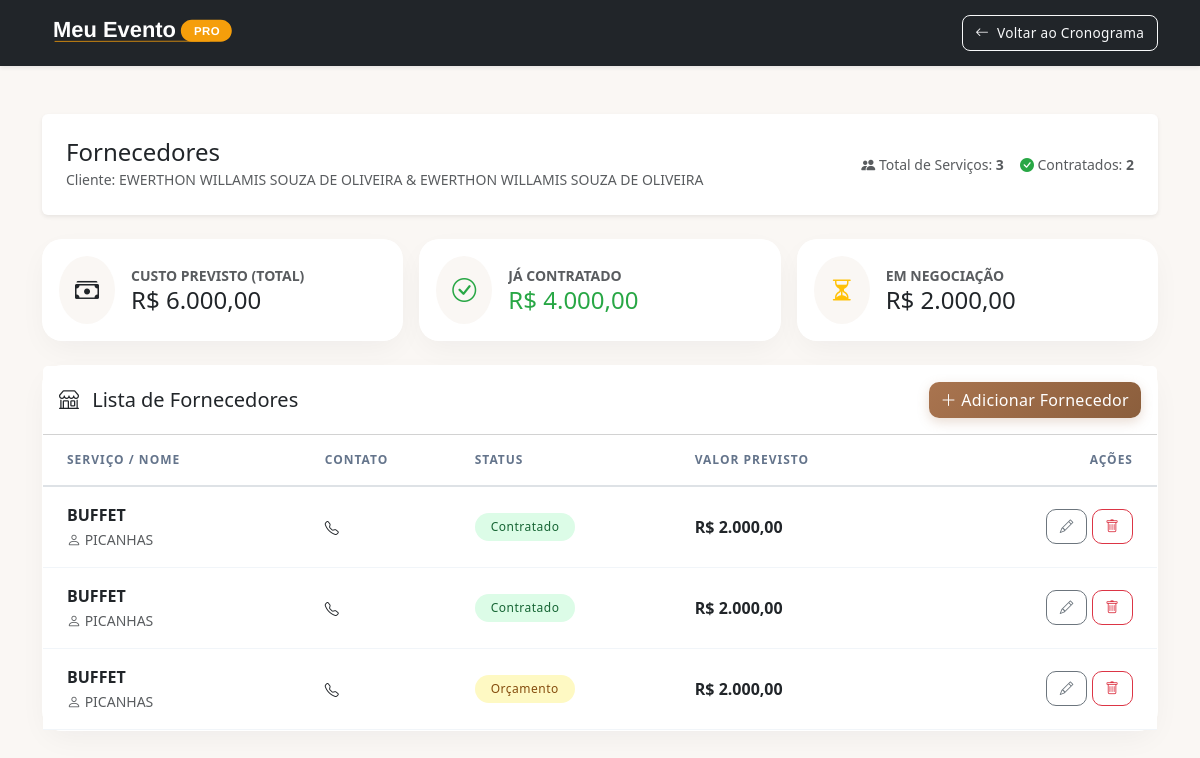
/fornecedores_evento.php?id=5 (signed in), run on the app's committed database.
### tables this page shows
CREATE TABLE `eventos` (
  `id` int(11) NOT NULL,
  `cliente_id` int(11) NOT NULL,
  `data_evento` date NOT NULL,
  `hora_evento` time DEFAULT NULL,
  `tipo_ceremonia` enum('Igreja','Salão') NOT NULL,
  `local_ceremonia` varchar(255) NOT NULL,
  `tem_recepcao` tinyint(1) DEFAULT 0,
  `local_recepcao` varchar(255) DEFAULT NULL,
  `tipo_assessoria` enum('Básica','Completa') NOT NULL,
  `local_cerimonia` varchar(255) DEFAULT NULL,
  `tem_festa` tinyint(1) DEFAULT 0,
  `local_festa` varchar(255) DEFAULT NULL,
  `foto_casal` varchar(255) DEFAULT NULL,
  `foto_casal_ativa` tinyint(1) NOT NULL DEFAULT 0,
  `cor_convite` varchar(7) DEFAULT NULL
);

CREATE TABLE `clientes` (
  `id` int(11) NOT NULL,
  `nome` varchar(150) NOT NULL,
  `cpf` varchar(14) DEFAULT NULL,
  `rg` varchar(20) DEFAULT NULL,
  `contato` varchar(20) DEFAULT NULL,
  `email` varchar(100) NOT NULL,
  `telefone` varchar(20) DEFAULT NULL,
  `endereco` text DEFAULT NULL,
  `data_cadastro` timestamp NOT NULL DEFAULT current_timestamp(),
  `senha` varchar(255) DEFAULT '123456',
  `ultimo_login` datetime DEFAULT current_timestamp()
);

CREATE TABLE `fornecedores_evento` (
  `id` int(11) NOT NULL,
  `evento_id` int(11) NOT NULL,
  `nome` varchar(100) NOT NULL,
  `servico` varchar(100) NOT NULL,
  `contato` varchar(100) DEFAULT NULL,
  `status` varchar(50) DEFAULT 'Orçamento',
  `data_cadastro` datetime DEFAULT current_timestamp(),
  `valor` decimal(10,2) DEFAULT 0.00,
  `valor_pago` decimal(10,2) NOT NULL DEFAULT 0.00
);

### fornecedores_evento.php (the view, shortened to what this page needs)
<?php
require_once 'conexao.php';
$eh_noivos = ($_SESSION['usuario_tipo'] === 'noivos');
if ($eh_noivos) {
    $evento_id = (int)($_SESSION['evento_id'] ?? 0);
    if (!$evento_id) { header("Location: index.php"); exit; }
} else {
    $evento_id = filter_input(INPUT_GET, 'id', FILTER_VALIDATE_INT);
}
$stmt = $pdo->prepare("SELECT e.*, c.nome, c.email FROM eventos e INNER JOIN clientes c ON e.cliente_id = c.id WHERE e.id = ?");
$stmt->execute([$evento_id]);
$evento = $stmt->fetch();
$stmt_forn = $pdo->prepare("SELECT * FROM fornecedores_evento WHERE evento_id = ? ORDER BY status ASC, nome ASC");
$stmt_forn->execute([$evento_id]);
$lista_fornecedores = $stmt_forn->fetchAll();
$total_fornecedores = 0;
$fornecedores_contratados = 0;
$valor_total = 0.0;
$valor_contratado = 0.0;
$valor_orcamento = 0.0;
foreach ($lista_fornecedores as $f) {
    if ($f['status'] !== 'Cancelado') {
        $total_fornecedores++;
        $val = (float)$f['valor'];
        $valor_total += $val;
        if ($f['status'] == 'Contratado') {
            $fornecedores_contratados++;
            $valor_contratado += $val;
        } elseif ($f['status'] == 'Orçamento') {
            $valor_orcamento += $val;
        }
    }
}
?>
<!DOCTYPE html>
<html lang="pt-br">
<head>
    <link href="https://cdn.jsdelivr.net/npm/bootstrap@5.3.0/dist/css/bootstrap.min.css" rel="stylesheet">
    <link rel="stylesheet" href="https://cdn.jsdelivr.net/npm/bootstrap-icons@1.11.0/font/bootstrap-icons.css">
    <link rel="stylesheet" href="css/estilo.css?v=8">
</head>
<body class="bg-light">
<nav class="navbar navbar-dark bg-dark shadow-sm">
  <div class="container">
    <span class="navbar-brand mb-0">
      <img src="img/LOGO MEP NAV.svg" alt="Meu Evento PRO" style="height:40px;">
    </span>
    <div class="d-flex align-items-center gap-2">
      <a href="<?= $eh_noivos ? 'noivos.php' : 'gerenciar.php?id=' . $evento_id ?>" class="btn btn-sm btn-outline-light rounded-3">
        <i class="bi bi-arrow-left me-1"></i> <span class="nav-btn-label">Voltar ao Cronograma</span>
      </a>
    </div>
  </div>
</nav>
<div class="container my-3 my-md-5">
    <div class="bg-white p-3 p-md-4 rounded shadow-sm mb-4 d-flex flex-wrap justify-content-between align-items-center gap-2">
        <div>
            <h2 class="mb-0 fs-4 fs-md-2">Fornecedores</h2>
            <small class="text-muted">Cliente: <?= htmlspecialchars($evento['nome']) ?></small>
        </div>
        <div class="d-flex flex-wrap gap-3 text-start text-sm-end text-muted small">
            <div class="text-nowrap"><i class="bi bi-people-fill"></i> Total de Serviços: <strong><?= $total_fornecedores ?></strong></div>
            <div class="text-nowrap"><i class="bi bi-check-circle-fill" style="color: #28a745;"></i> Contratados: <strong><?= $fornecedores_contratados ?></strong></div>
        </div>
    </div>
    <div class="row g-2 g-md-3 mb-4">
        <div class="col-4">
            <div class="card bg-white shadow-sm border-0 h-100 stat-card-forn">
                <div class="card-body d-flex align-items-center">
                    <div class="bg-light rounded-circle p-3 me-3 flex-shrink-0"><i class="bi bi-cash-stack fs-4"></i></div>
                    <div style="min-width:0;">
                        <div class="text-muted small fw-bold text-uppercase text-truncate">Custo Previsto (Total)</div>
                        <h4 class="mb-0">R$ <?= number_format($valor_total, 2, ',', '.') ?></h4>
                    </div>
                </div>
            </div>
        </div>
        <div class="col-4">
            <div class="card bg-white shadow-sm border-0 h-100 stat-card-forn">
                <div class="card-body d-flex align-items-center">
                    <div class="bg-light rounded-circle p-3 me-3 flex-shrink-0"><i class="bi bi-check-circle fs-4" style="color: #28a745;"></i></div>
                    <div style="min-width:0;">
                        <div class="text-muted small fw-bold text-uppercase text-truncate">Já Contratado</div>
                        <h4 class="mb-0" style="color: #28a745;">R$ <?= number_format($valor_contratado, 2, ',', '.') ?></h4>
                    </div>
                </div>
            </div>
        </div>
        <div class="col-4">
            <div class="card bg-white shadow-sm border-0 h-100 stat-card-forn">
                <div class="card-body d-flex align-items-center">
                    <div class="bg-light rounded-circle p-3 me-3 flex-shrink-0"><i class="bi bi-hourglass-split fs-4" style="color: #ffc107;"></i></div>
                    <div style="min-width:0;">
                        <div class="text-muted small fw-bold text-uppercase text-truncate">Em Negociação</div>
                        <h4 class="mb-0 text-dark">R$ <?= number_format($valor_orcamento, 2, ',', '.') ?></h4>
                    </div>
                </div>
            </div>
        </div>
    </div>
    <div class="card shadow-sm border-0">
        <div class="card-header bg-white d-flex flex-column flex-md-row justify-content-between align-items-stretch align-items-md-center gap-2 py-3">
            <h5 class="mb-0"><i class="bi bi-shop me-2"></i> Lista de Fornecedores</h5>
            <button class="btn btn-primary" data-bs-toggle="modal" data-bs-target="#modalNovoFornecedor">
                <i class="bi bi-plus-lg"></i> Adicionar Fornecedor
            </button>
        </div>
        <div class="card-body p-0">
            <?php if (empty($lista_fornecedores)): ?>
                <div class="text-center p-5 text-muted">
                    <p class="mt-2 mb-0">Nenhum fornecedor adicionado para este evento.</p>
                </div>
            <?php else: ?>
                <div class="table-responsive d-none d-md-block">
                    <table class="table table-hover align-middle mb-0">
                        <thead class="table-light">
                            <tr>
                                <th class="ps-4">Serviço / Nome</th>
                                <th>Contato</th>
                                <th>Status</th>
                                <th>Valor Previsto</th>
                                <th class="text-end pe-4">Ações</th>
                            </tr>
                        </thead>
                        <tbody>
                            <?php foreach ($lista_fornecedores as $forn):
                                $status_color = 'secondary';
                                if ($forn['status'] == 'Contratado') $status_color = 'success';
                                if ($forn['status'] == 'Orçamento') $status_color = 'warning text-dark';
                            ?>
                                <tr>
                                    <td class="ps-4 py-3">
                                        <div class="fw-bold"><?= htmlspecialchars($forn['servico']) ?></div>
                                        <small class="text-muted"><i class="bi bi-person"></i> <?= htmlspecialchars($forn['nome']) ?></small>
                                    </td>
                                    <td><small><i class="bi bi-telephone"></i> <?= htmlspecialchars($forn['contato']) ?></small></td>
                                    <td><span class="badge bg-<?= $status_color ?> rounded-pill fw-normal px-3 py-2"><?= htmlspecialchars($forn['status']) ?></span></td>
                                    <td>
                                        <span class="fw-bold">R$ <?= number_format($forn['valor'], 2, ',', '.') ?></span>
                                    </td>
                                    <td class="text-end pe-4">
                                        <button class="btn btn-sm btn-outline-secondary" data-bs-toggle="modal" data-bs-target="#modalEditarForn<?= $forn['id'] ?>" title="Editar">
                                            <i class="bi bi-pencil"></i>
                                        </button>
                                        <form method="POST" class="d-inline" onsubmit="return confirm('Tem certeza que deseja excluir este fornecedor?');">
                                            <button type="submit" name="excluir_fornecedor" class="btn btn-sm btn-outline-danger" title="Excluir"><i class="bi bi-trash"></i></button>
                                        </form>
                                    </td>
                                </tr>
                            <?php endforeach; ?>
                        </tbody>
                    </table>
                </div>
            <?php endif; ?>
        </div>
    </div>
</div>
</body>
</html>

### css/estilo.css (style rules this page uses)
:root { --color-primary: #a9744f; --color-primary-dark: #8b5e3c; --color-primary-light: #f2e4d8; --bg-app: #faf7f4; --color-success: #22c55e; --color-warning: #f59e0b; --color-danger: #dc2626; --bs-primary: #a9744f; --bs-primary-rgb: 169, 116, 79; --bs-light: #faf7f4; --bs-light-rgb: 250, 247, 244; --verde: #22c55e; --amarel: #f59e0b; --vermelho: #ef4444; --azul: #3b82f6; --space-xs: 0.25rem; --space-sm: 0.5rem; --space-md: 1rem; --space-lg: 1.5rem; --shadow-sm: 0 1px 2px 0 rgba(0, 0, 0, 0.05); --shadow-md: 0 4px 6px -1px rgba(0, 0, 0, 0.1); --shadow-lg: 0 10px 15px -3px rgba(0, 0, 0, 0.1); --radius-sm: 8px; --radius-md: 12px; --radius-lg: 20px; --transition-fast: 0.15s ease; --transition-slow: 0.3s ease; }
html { scroll-behavior: smooth; }
body { font-family: var(--bs-font-sans-serif); background-color: var(--bg-app); color: var(--bs-body-color); -webkit-font-smoothing: antialiased; -moz-osx-font-smoothing: grayscale; }
.card { animation: fadeUp 0.5s cubic-bezier(0.16, 1, 0.3, 1) forwards; border: 1px solid rgba(255, 255, 255, 0.5) !important; border-radius: 20px; background: rgba(255, 255, 255, 0.95); backdrop-filter: blur(10px); box-shadow: 0 10px 30px -5px rgba(15, 23, 42, 0.05) !important; transition: transform 0.3s ease, box-shadow 0.3s ease; }
.btn { border-radius: 10px; font-weight: 500; letter-spacing: 0.3px; transition: all 0.25s cubic-bezier(0.4, 0, 0.2, 1); }
.btn-primary { background: linear-gradient(135deg, var(--color-primary) 0%, var(--color-primary-dark) 100%); border: none; box-shadow: 0 4px 12px rgba(169, 116, 79, 0.25); }
.btn-sm { padding: 0.4rem 0.8rem; font-size: 0.85rem; }
.badge { padding: 0.5em 0.85em; font-weight: 600; font-size: 0.75rem; border-radius: 8px; letter-spacing: 0.5px; }
.bg-success { background-color: #dcfce7 !important; color: #166534 !important; }
.bg-warning { background-color: #fef9c3 !important; color: #854d0e !important; }
.table { margin-bottom: 0; }
.table th { background-color: transparent !important; color: #64748b; font-size: 0.75rem; font-weight: 600; text-transform: uppercase; letter-spacing: 1px; border-bottom: 2px solid var(--bs-border-color); padding: 1rem 0.5rem; }
.table td { padding: 1rem 0.5rem; vertical-align: middle; border-bottom: 1px solid #f1f5f9; }
a { transition: color 0.15s ease, opacity 0.15s ease; }
.table tbody tr { transition: background-color 0.15s ease; }

### data on the page
eventos: cliente.nome "EWERTHON WILLAMIS SOUZA DE OLIVEIRA & EWERTHON WILLAMIS SOUZA DE OLIVEIRA"
fornecedores_evento: servico "BUFFET", nome "PICANHAS", status "Contratado", valor "2.000,00"
fornecedores_evento: servico "BUFFET", nome "PICANHAS", status "Contratado", valor "2.000,00"
fornecedores_evento: servico "BUFFET", nome "PICANHAS", status "Orçamento", valor "2.000,00"

### other printed values
$total_fornecedores "3"
$fornecedores_contratados "2"
$valor_total "6.000,00"
$valor_contratado "4.000,00"
$valor_orcamento "2.000,00"
